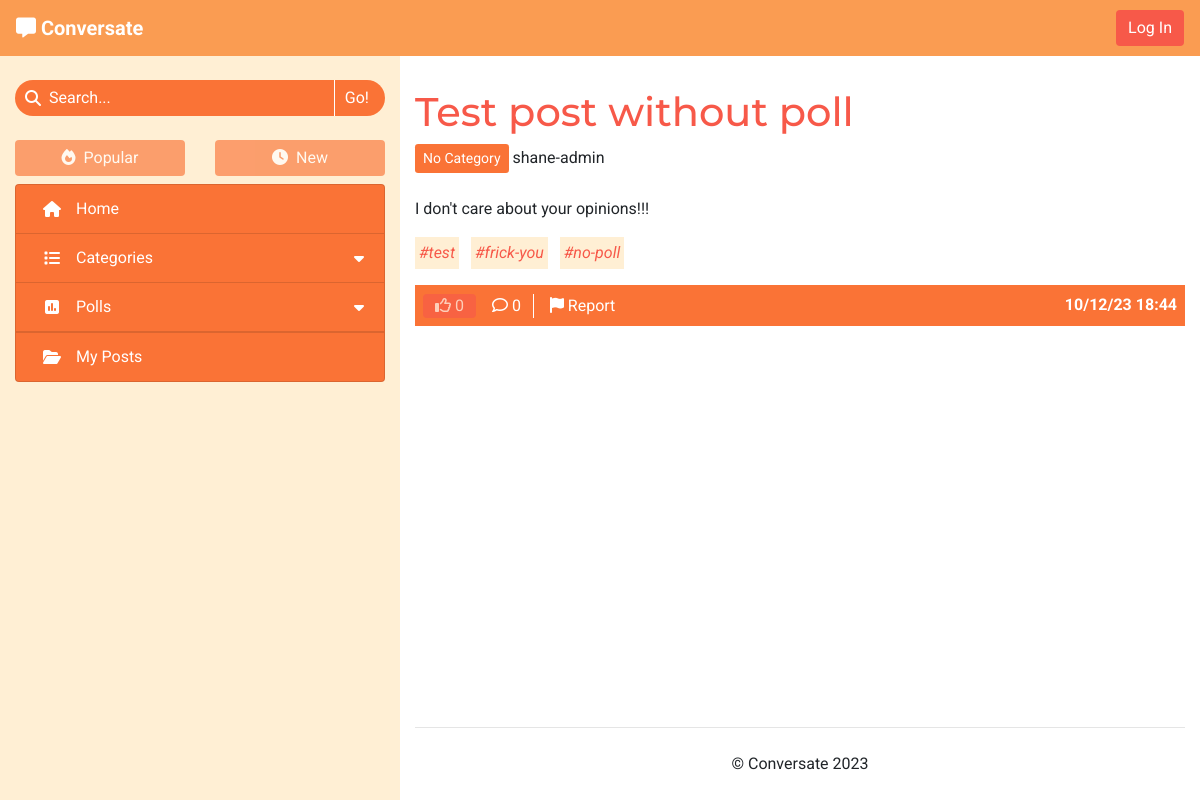
The app's page /no-category-aqIqEiuR-test-post-without-poll/, older data.
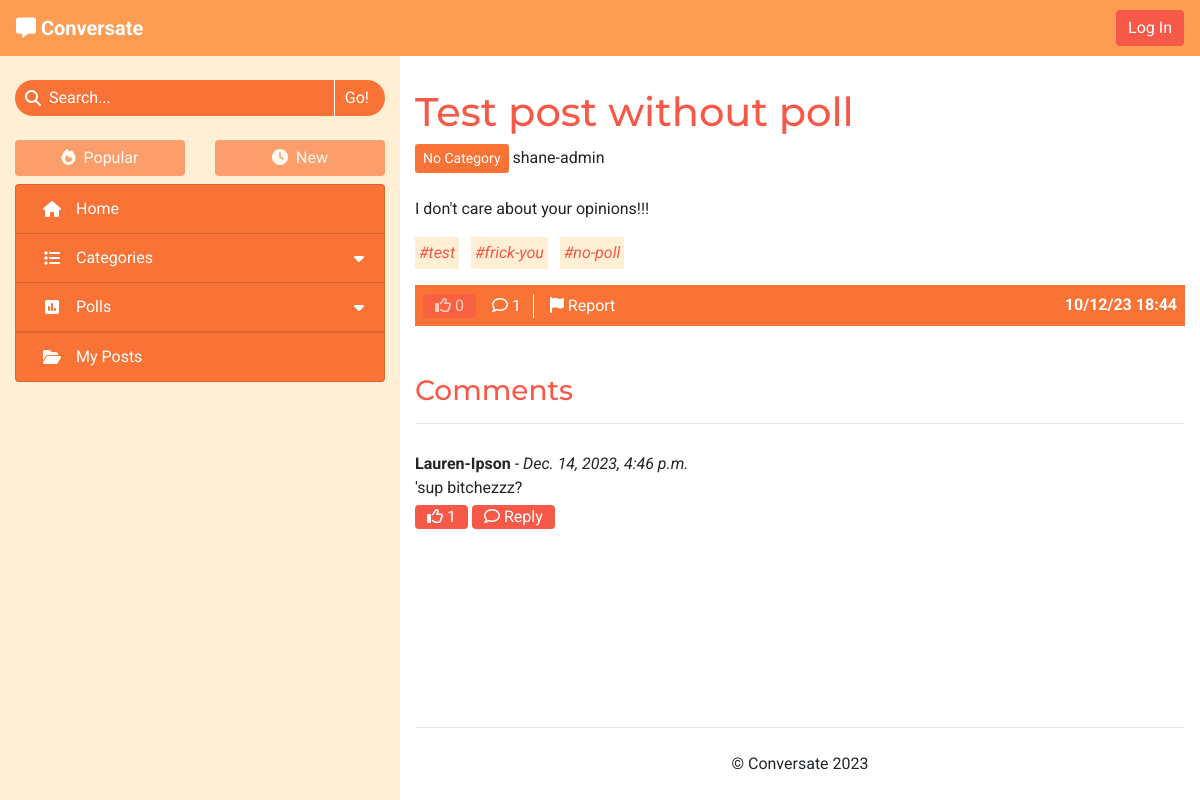
The same page, newer data.
### forum/models.py (models this page shows, shortened)
class Post(models.Model):
    title = models.CharField(max_length=100)
    slug = models.SlugField(max_length=100, unique=True)
    category = models.ForeignKey(Category, on_delete=models.CASCADE,
                                 related_name='tagged_posts')
    image = CloudinaryField('image', blank=True)
    image_position = models.IntegerField(blank=True, null=True)
    posted_by = models.ForeignKey(User, on_delete=models.CASCADE,
                                  related_name='added_posts')
    posted_on = models.DateTimeField(auto_now_add=True)
    content = models.TextField()
    tags = models.CharField(max_length=200, blank=True)
    edited = models.BooleanField(default=False)
    likes = models.ManyToManyField(User, related_name='post_likes', blank=True)
    approved = models.BooleanField(default=False)
    class Meta:
        ordering = ['-posted_on']
    def number_of_likes(self):
        return self.likes.count()
    def number_of_comments(self):
        return self.comments.count()
    def tag_list(self):
        tags_separate = self.tags.split('#')
        tags_separate.pop(0)
        return tags_separate

class Category(models.Model):
    name = models.CharField(max_length=30, unique=True)
    slug = models.SlugField(max_length=30, unique=True)
    icon = models.CharField(max_length=30, default="fa-tag")
    def __str__(self):
        return self.name
    def number_of_posts(self):
        return self.tagged_posts.count()

class Comment(models.Model):
    post = models.ForeignKey(Post, on_delete=models.CASCADE,
                             related_name='comments')
    content = models.TextField()
    posted_by = models.ForeignKey(User, on_delete=models.CASCADE,
                                  related_name='added_comments')
    posted_on = models.DateTimeField(auto_now_add=True)
    reply_to = models.ForeignKey('self', on_delete=models.CASCADE,
                                 related_name='replies', blank=True, null=True)
    edited = models.BooleanField(default=False)
    likes = models.ManyToManyField(User, related_name="comment_likes",
                                   blank=True)
    approved = models.BooleanField(default=False)
    class Meta:
        ordering = ['-posted_on']
    def number_of_likes(self):
        return self.likes.count()
    def number_of_replies(self):
        return self.replies.count()

### forum/views.py (the view)
# urls.py: path('<slug:slug>/', views.ViewPost.as_view(), name='view_post'),
class ViewPost(View):
    def get(self, request, slug):
        post = get_object_or_404(Post, slug=slug)
        comments = post.comments.order_by('-posted_on')
        liked = post.likes.filter(id=request.user.id).exists()
        context = get_base_context(request)
        context.update({
            'post': post,
            'comments': comments,
            'liked': liked,
        })
        return render(request, 'post_details.html', context)

### forum/core/categories.py (called while the page is built)
def get_top_categories(limit=CATEGORY_COLLAPSIBLE_LIMIT):
    categories = list(Category.objects
                      .annotate(num_posts=Count('tagged_posts'))
                      .filter(num_posts__gt=0)
                      .order_by('-num_posts'))
    num_categories = len(categories)
    category_none = Category.objects.get(slug='none')
    if category_none in categories:
        categories.remove(category_none)
    return {
        'num_categories': num_categories,
        'top_categories': categories[:limit],
        'has_more_categories': (len(categories) > limit)
    }

### forum/core/content.py (called while the page is built)
def get_base_context(request):
    context = get_top_categories()
    context['disable_sort'] = True
    return context

### templates/post_details.html (shortened to what the changed rows need)
{% extends "base.html" %}
{% load static %}
{% load template_tags %}
{% block content %}
    <h1>{{ post.title }}</h1>
    <a class="btn btn-sm category" href="{% url 'categories' post.category.slug %}">{{ post.category }}</a>
    <span>{{ post.posted_by }}
    </span>
    <br><br>
    <div id="post-content" class="mb-3">{{ post.content|safe }}</div>
    {% if post.tags %}
        <div id="post-tags">
            {% for tag in post.tag_list %}
                <a class="tag-list-item mr-2 mb-2 p-1 anchor-no-style" href="{% url 'search_tag' tag %}">
                    <em>#{{ tag }}</em>
                </a>
            {% endfor %}
        </div>
    {% endif %}
    <div id="post-footer" class="d-flex justify-content-between mt-2">
        <div class="post-footer-buttons">
            {% if user.is_authenticated %}
            <form class="d-inline" method="POST" action="{% url 'like_post' post.slug %}">
                {% csrf_token %}
                {% if liked %}
                    <button type="submit" class="btn py-0 line-separate" aria-label="Unlike this post">
                        <i class="fa-solid fa-thumbs-up"></i>
                {% else %}
                    <button type="submit" class="btn py-0 line-separate" aria-label="Like this post">
                        <i class="fa-regular fa-thumbs-up"></i>
                {% endif %}
                    {{ post.number_of_likes }}
                </button>
            </form>
            {% else %}
                <span class="btn disabled py-0" aria-disabled="true">
                    <i class="fa-regular fa-thumbs-up"></i>
                    {{ post.number_of_likes }}
                </span>
            {% endif %}
            {% if user.is_authenticated %}
                <a class="btn py-0 line-separate" href="#post-comment" aria-label="Post a comment">
            {% else %}
                <a class="btn py-0 line-separate" href="#comments" aria-label="View the post's comments">
            {% endif %}
                <i class="fa-regular fa-comment"></i>
                {{ post.number_of_comments }}
            </a>
            {% if user == post.posted_by %}
                <a class="btn py-0 line-separate" href="{% url 'edit_post' post.id %}" aria-label="Edit this post">
                    <i class="fa-solid fa-pen"></i>
                    Edit
                </a>
                <button class="btn py-0 trigger-delete-post" aria-label="Delete this post" data-url="{% url 'delete_post' post.slug %}">
                    <i class="fa-solid fa-trash"></i>
                    Delete
                </button>
            {% else %}
                <button class="btn py-0 trigger-report-post" aria-label="Report this post"
                    data-url="{% url 'report_post' post.slug %}">
                    <i class="fa-solid fa-flag"></i>
                    Report
                </button>
            {% endif %}
        </div>
        <div class="center-to-container">
            <strong>{{ post.posted_on|date:"d/m/y G:i" }}</strong>
        </div>
    </div>
    <br>
    <br>
    <div id="comments" class="accordion">
        {% if comments %}
            <h3>Comments</h3>
            <hr>
            {% for comment in comments %}
                {% if comment.reply_to %}
                <div id="comment-{{ comment.id }}" data-timestamp="{{ comment.posted_on.timestamp }}"
                    data-reply-to="{{ comment.reply_to.id }}" class="comment reply ml-3 ml-sm-4 ml-lg-5 py-3 d-none">
                {% else %}
                <div id="comment-{{ comment.id }}" class="comment my-4 py-1">
                {% endif %}
                    <div class="comment-header">
                        <strong>{{ comment.posted_by }}</strong> -
                        <em>{{ comment.posted_on }}
                        </em>
                    </div>
                    <div class="comment-body">
                        <p class="mb-1 comment-text">{{ comment.content }}</p>
                        <form method="POST" class="d-inline" action="{% url 'like_comment' comment.id %}">
                            {% if user in comment.likes.all %}
                            <button type="submit" class="btn btn-small py-0">
                                <i class="fa-solid fa-thumbs-up"></i>
                            {% else %}
                            <button type="submit" class="btn btn-small py-0">
                                <i class="fa-regular fa-thumbs-up"></i>
                            {% endif %}
                                {{ comment.number_of_likes }}
                            </button>
                        </form>
                        <button class="btn btn-small py-0" type="button" data-toggle="collapse"
                            data-target="#reply-toggle-{{ comment.id }}" aria-expanded="false" aria-controls="reply-toggle-{{ comment.id }}">
                            <i class="fa-regular fa-comment"></i>
                            Reply
                        </button>
                    </div>
                </div>
            {% endfor %}
        {% endif %}
    </div>
{% endblock %}

Row changes from the older to the newer data that the page shows:
computed for Post "Test post without poll": number_of_comments "0" → "1"
added Comment: posted_by "Lauren-Ipson", posted_on "Dec. 14, 2023, 4:46 p.m.", content "'sup bitchezzz?", number_of_likes "1"
Text that changed along with them:
text now shown: "Comments"
